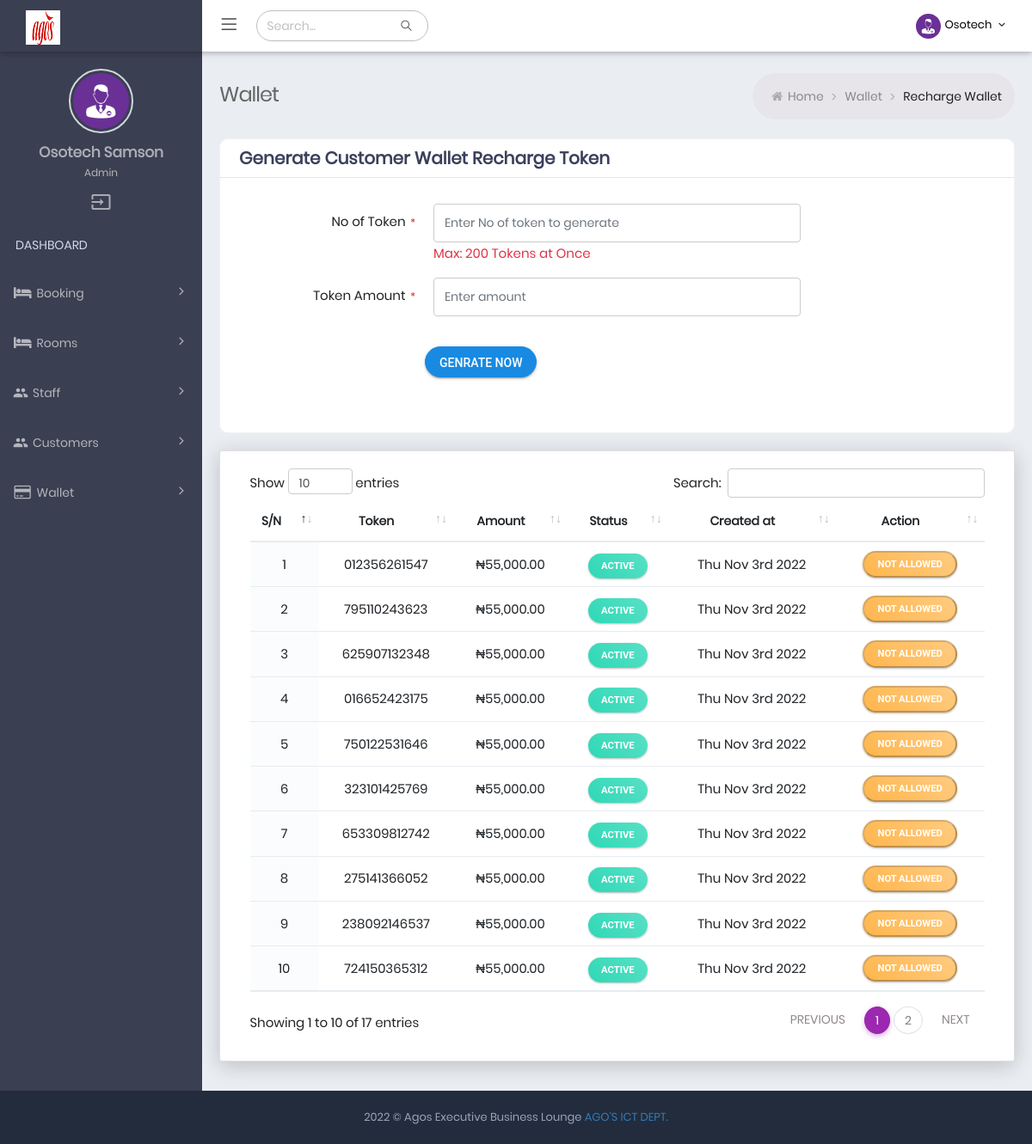
Screenshot of /generate (signed in) with the database file from the repository.
### tables this page shows
CREATE TABLE IF NOT EXISTS `admin_tbl` (
  `id` int(11) NOT NULL AUTO_INCREMENT,
  `username` varchar(50) DEFAULT NULL,
  `email` varchar(255) DEFAULT NULL,
  `password` varchar(255) DEFAULT NULL,
  `fullname` varchar(255) DEFAULT NULL,
  `role_type` varchar(50) NOT NULL DEFAULT 'Admin',
  `status` tinyint(1) NOT NULL DEFAULT 0 COMMENT '0= not active, 1=active',
  `verified` tinyint(1) NOT NULL DEFAULT 0 COMMENT '0=not verified, 1= verified',
  `is_online` tinyint(1) NOT NULL DEFAULT 0 COMMENT '0=offline, 1=online',
  `created_at` date NOT NULL,
  PRIMARY KEY (`id`)
);

CREATE TABLE IF NOT EXISTS `wallet_pins_tbl` (
  `id` bigint(20) NOT NULL AUTO_INCREMENT,
  `token` varchar(50) NOT NULL,
  `amount` int(11) NOT NULL,
  `status` tinyint(1) NOT NULL DEFAULT 0 COMMENT '0= active, 1=used',
  `created_at` date NOT NULL,
  PRIMARY KEY (`id`),
  UNIQUE KEY `token` (`token`)
);

### Helper/helper.php (called while the page is built, shortened)
<?php
$Database = new Database();
$dbh = $Database->osotech_connect();
$Alert = new Alert();
$Core = new Core($dbh, $Alert);
$Admin = new Admin($dbh, $Core, $Alert);
$Pin = new Pin($dbh, $Core, $Alert);
$Admin->isAdminLoggedIn();
$admin_data = $Admin->getAdminById($_SESSION['AGOS_ADMIN_UNIQUE_ID']);

### App/Controller/Admin.php (called while the page is built, shortened)
<?php
class Admin
{
  private PDO $dbh;
  private $table = "admin_tbl";
  public function __construct($dbh, $Core, $Alert)
  {
    $this->dbh = $dbh;
  }
  public function getAdminById($aid)
  {
    $sql = "SELECT * FROM `{$this->table}` WHERE id=? LIMIT 1";
    $this->stmt = $this->dbh->prepare($sql);
    $this->response = $this->stmt->execute([$aid]);
    if ($this->stmt->rowCount() == '1') {
      $this->response = $this->stmt->fetch();
      return $this->response;
      $this->dbh = null;
    }
  }
}

### App/Controller/Pin.php (called while the page is built, shortened)
<?php
class Pin
{
  private PDO $dbh;
  private $table = "wallet_pins_tbl";
  public function __construct($dbh, $Core, $Alert)
  {
    $this->dbh = $dbh;
  }
  public function getAllWalletToken()
  {
    $this->query = "SELECT * FROM `{$this->table}` ORDER BY id DESC";
    $this->stmt = $this->dbh->prepare($this->query);
    $this->stmt->execute();
    if ($this->stmt->rowCount() > 0) {
      $this->response = $this->stmt->fetchAll();
      return $this->response;
    }
  }
}

### generate.php (the view, shortened to what this page needs)
<?php
require_once "Helper/helper.php";
?>
<!DOCTYPE html>
<html lang="en">
<head>
  <?php include_once("Inc/DatatableHeaderScript.php"); ?>
</head>
<body
  class="page-header-fixed sidemenu-closed-hidelogo page-content-white page-md header-white dark-sidebar-color logo-dark">
  <div class="page-wrapper">
    <?php include_once "Inc/Header.php" ?>
    <div class="page-container">
      <?php include_once "Inc/TopSidebar.php"; ?>
      <div class="page-content-wrapper">
        <div class="page-content">
          <div class="page-bar">
            <div class="page-title-breadcrumb">
              <div class=" pull-left">
                <div class="page-title">Wallet</div>
              </div>
              <ol class="breadcrumb page-breadcrumb pull-right">
                <li><i class="fa fa-home"></i>&nbsp;<a class="parent-item" href="./">Home</a>&nbsp;<i
                    class="fa fa-angle-right"></i>
                </li>
                <li><a class="parent-item" href="#">Wallet</a>&nbsp;<i class="fa fa-angle-right"></i>
                </li>
                <li class="active">Recharge Wallet</li>
              </ol>
            </div>
          </div>
          <div class="row">
            <div class="col-md-12 col-sm-12">
              <div class="card card-box">
                <div class="card-head">
                  <header class="text-center">Generate Customer Wallet Recharge Token</header>
                </div>
                <div class="card-body" id="bar-parent">
                  <form id="generateWalletTokenForm" class="form-horizontal">
                    <div class="form-body">
                      <div class="form-group row">
                        <label class="control-label col-md-3">No of Token
                          <span class="required"> * </span>
                        </label>
                        <div class="col-md-6">
                          <input type="number" name="no_of_token" data-required="1"
                            placeholder="Enter No of token to generate" class="form-control input-height" />
                          <span class="text-danger">Max: 200 Tokens at Once</span>
                        </div>
                      </div>
                      <div class="form-group row">
                        <label class="control-label col-md-3">Token Amount
                          <span class="required"> * </span>
                        </label>
                        <div class="col-md-6">
                          <input type="number" autocomplete="off" name="price" data-required="1"
                            placeholder="Enter amount" class="form-control input-height" />
                        </div>
                      </div>
                      <div class="form-actions">
                        <div class="row">
                          <div class="offset-md-3 col-md-9">
                            <button type="submit"
                              class="mdl-button mdl-js-button mdl-button--raised mdl-js-ripple-effect m-b-10 m-r-20 btn-circle btn-primary _loadingBtn__">Genrate
                              Now</button>
                          </div>
                        </div>
                      </div>
                    </div>
                  </form>
                </div>
              </div>
            </div>
          </div>
          <div class="card">
            <div class="card-body">
              <div class="table-scrollable">
                <table class="table table-checkable order-column full-width text-center" id="example4">
                  <thead>
                    <tr>
                      <th class="center"> S/N </th>
                      <th class="center"> Token </th>
                      <th class="center"> Amount </th>
                      <th class="center">Status </th>
                      <th class="center"> Created at </th>
                      <th class="center"> Action </th>
                    </tr>
                  </thead>
                  <tbody>
                    <?php
                    $activeTokens = $Pin->getAllWalletToken();
                    if ($activeTokens) {
                      $cnt = 0;
                      foreach ($activeTokens as $walletToken) {
                        $cnt++; ?>
                    <tr>
                      <td><?php echo $cnt; ?></td>
                      <td><?php echo $walletToken->token; ?></td>
                      <td>&#8358;<?php echo number_format($walletToken->amount, 2); ?></td>
                      <td>
                        <?php echo $walletToken->status == '0' ? '<span class="label label-success label-xs label-rouded">Active</span>' : '<span class="label label-danger label-xs label-rouded">Used</span>'; ?>
                      </td>
                      <td><?php echo date("D M jS Y", strtotime($walletToken->created_at)); ?></td>
                      <td> <?php if ($walletToken->status == '0') { ?>
                        <button type="button" disabled class="label label-warning label-xs label-rouded">
                          Not Allowed</button>
                        <?php } ?>
                      </td>
                    </tr>
                    <?php
                      }
                    }
                    ?>
                  </tbody>
                </table>
              </div>
            </div>
          </div>
        </div>
      </div>
    </div>
    <?php include_once "Inc/Footer.php"; ?>
  </div>
</body>
</html>

### Inc/TopMenuBar.php (shortened to what this page needs)
<div class="top-menu">
  <ul class="nav navbar-nav pull-right">
    <li class="dropdown dropdown-user">
      <a href="javascript:;" class="dropdown-toggle" data-bs-toggle="dropdown" data-hover="dropdown"
        data-close-others="true">
        <img alt="" class="img-circle " src="assets/img/user-image.jpg" />
        <span class="username username-hide-on-mobile"> <?php echo ucfirst($admin_data->username); ?> </span>
        <i class="fa fa-angle-down"></i>
      </a>
    </li>
  </ul>
</div>

### Inc/TopSidebar.php (shortened to what this page needs)
<div class="sidebar-container">
  <div class="sidemenu-container navbar-collapse collapse fixed-menu">
    <div id="remove-scroll">
      <ul class="sidemenu page-header-fixed p-t-20" data-keep-expanded="false" data-auto-scroll="true"
        data-slide-speed="200">
        <li class="sidebar-user-panel">
          <div class="user-panel">
            <div class="row">
              <div class="sidebar-userpic">
                <img src="assets/img/user-image.jpg" class="img-responsive" alt="">
              </div>
            </div>
            <div class="profile-usertitle">
              <div class="sidebar-userpic-name"> <?php echo ucfirst($admin_data->fullname); ?> </div>
              <div class="profile-usertitle-job"> <?php echo ucfirst($admin_data->role_type); ?> </div>
            </div>
            <div class="sidebar-userpic-btn">
              <a class="tooltips" onclick="return confirm('Do you really want to Sign Out?');"
                href="logout?action=destroy_admin_session" data-placement="top" data-original-title="Logout">
                <i class="material-icons">input</i>
              </a>
            </div>
          </div>
        </li>
        <li class="menu-heading">
          <span class="text-center">DASHBOARD</span>
        </li>
        <li class="nav-item">
          <a href="#" class="nav-link nav-toggle">
            <i class="fa fa-bed"></i>
            <span class="title">Booking</span>
          </a>
        </li>
        <li class="nav-item">
          <a href="#" class="nav-link nav-toggle">
            <i class="fa fa-bed"></i>
            <span class="title">Rooms</span>
          </a>
        </li>
        <li class="nav-item">
          <a href="#" class="nav-link nav-toggle">
            <i class="material-icons">group</i>
            <span class="title">Staff</span>
          </a>
        </li>
        <li class="nav-item">
          <a href="#" class="nav-link nav-toggle">
            <i class="material-icons">group</i>
            <span class="title">Customers</span>
          </a>
        </li>
        <li class="nav-item">
          <a href="#" class="nav-link nav-toggle">
            <i class="fa fa-credit-card"></i>
            <span class="title">Wallet</span>
          </a>
        </li>
      </ul>
    </div>
  </div>
</div>

### assets/css/material_style.css (style rules this page uses)
.material-icons { font-family: "Material Icons"; font-weight: normal; font-style: normal; font-size: 24px; display: inline-block; line-height: 1; text-transform: none; letter-spacing: normal; word-wrap: normal; white-space: nowrap; direction: ltr; -webkit-font-smoothing: antialiased; text-rendering: optimizeLegibility; -moz-osx-font-smoothing: grayscale; font-feature-settings: "liga"; }
.full-width { width: 100% !important; }
.mdl-js-button { right: 10px; }

### assets/css/responsive.css (style rules this page uses)
@media only screen and (min-width:768px) { .form-horizontal .control-label { padding-top: 7px; margin-bottom: 0; text-align: right; } }
@media (min-width:768px) { .navbar-nav>li { float: left; } }
@media (min-width:992px) { .sidemenu-container { width: 235px; float: left; position: relative; margin-right: -100% } }
@media (min-width:992px) { .sidemenu-container.collapse { display: block; max-height: none !important } }
@media (min-width:992px) { .page-content-wrapper { float: left; width: 100% } }
@media (min-width:992px) { .page-content-wrapper .page-content { margin-left: 235px; margin-top: 0; min-height: 600px; padding: 25px 20px 10px } }

### assets/css/theme-color.css (style rules this page uses)
:root { --sidebar-color: #ffffff; --sidebar-font-color: #4680ff; --logo-color: #222c3c; --header-color: #6673FC; }
.dark-sidebar-color .sidemenu-container { background-color: #3a3f51; }
.dark-sidebar-color .sidemenu-container .sidemenu>li>a, .dark-sidebar-color .sidemenu-closed.sidemenu-container-fixed .sidemenu-container:hover .sidemenu>li>a { color: #b4b6bd; border-bottom:none; }
.dark-sidebar-color .user-panel { color: #ccc; }
.dark-sidebar-color .page-container { background-color : #3a3f51; }
.header-white .page-header.navbar .top-menu .navbar-nav>li.dropdown-language>.dropdown-toggle>.langname, .header-white .page-header.navbar .top-menu .navbar-nav>li.dropdown-user>.dropdown-toggle>.username, .header-white .page-header.navbar .top-menu .navbar-nav>li.dropdown-user>.dropdown-toggle>i { color: #000; }
.header-white .page-header.navbar .top-menu .navbar-nav>li.dropdown .dropdown-toggle>i { color: #000; }

### rows the page displays
admin_tbl: username "Osotech", fullname "Osotech Samson", role_type "Admin"
wallet_pins_tbl: token "012356261547", amount "55,000.00", status "ACTIVE", created_at "Thu Nov 3rd 2022"
wallet_pins_tbl: token "795110243623", amount "55,000.00", status "ACTIVE", created_at "Thu Nov 3rd 2022"
wallet_pins_tbl: token "625907132348", amount "55,000.00", status "ACTIVE", created_at "Thu Nov 3rd 2022"
wallet_pins_tbl: token "016652423175", amount "55,000.00", status "ACTIVE", created_at "Thu Nov 3rd 2022"
wallet_pins_tbl: token "750122531646", amount "55,000.00", status "ACTIVE", created_at "Thu Nov 3rd 2022"
wallet_pins_tbl: token "323101425769", amount "55,000.00", status "ACTIVE", created_at "Thu Nov 3rd 2022"
wallet_pins_tbl: token "653309812742", amount "55,000.00", status "ACTIVE", created_at "Thu Nov 3rd 2022"
wallet_pins_tbl: token "275141366052", amount "55,000.00", status "ACTIVE", created_at "Thu Nov 3rd 2022"
wallet_pins_tbl: token "238092146537", amount "55,000.00", status "ACTIVE", created_at "Thu Nov 3rd 2022"
wallet_pins_tbl: token "724150365312", amount "55,000.00", status "ACTIVE", created_at "Thu Nov 3rd 2022"
